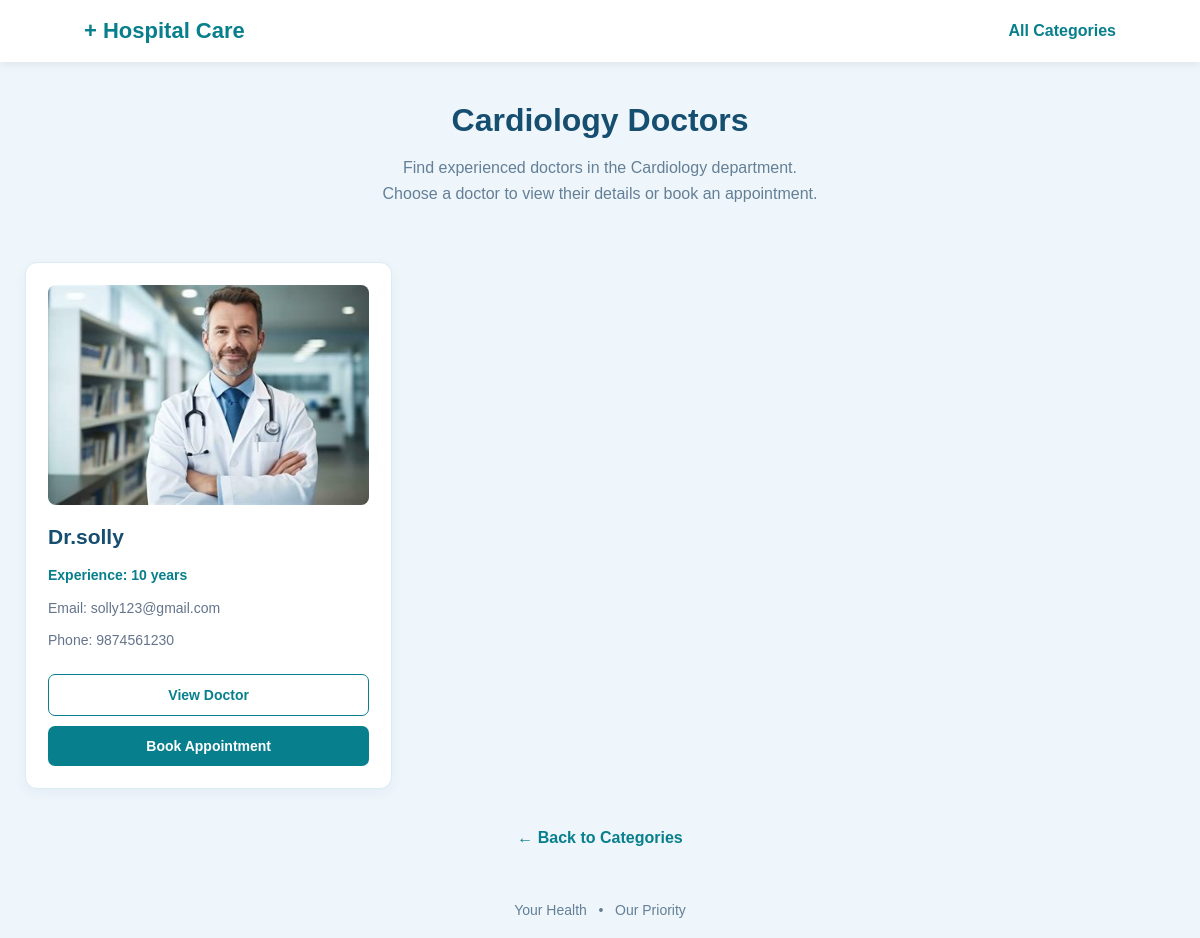
The page /categories/1/ on the database its author committed.
### hospital/models.py (models this page shows, shortened)
class Category(models.Model):
    name = models.CharField(max_length=100)
    description = models.TextField()
    created_at = models.DateTimeField(auto_now_add=True)

class Doctor(models.Model):
    name = models.CharField(max_length=100)
    email = models.EmailField(unique=True)
    username = models.CharField(max_length=100, unique=True)
    category = models.ForeignKey(Category, on_delete=models.CASCADE)
    photo = models.ImageField(
        upload_to="doctors/", blank=True, null=True
    )
    experience = models.PositiveIntegerField()
    phone = models.CharField(max_length=15)
    about = models.TextField()
    is_active = models.BooleanField(default=True)

### hospital/views.py (the view)
# urls.py: path("categories/<int:category_id>/", views.category_doctors, name="category_doctors"),
def category_doctors(request, category_id):
    category = get_object_or_404(Category, id=category_id)
    doctors = Doctor.objects.filter(category=category, is_active=True)
    return render(request, "category_doctors.html", {
        "category": category,
        "doctors": doctors
    })

### hospital/templates/category_doctors.html (shortened to what this page needs)
{% load static %}
<!DOCTYPE html>
<html lang="en">
<head>
</head>
<body>
    <nav>
        <a href="{% url 'doctor_list' %}" class="logo">
            + Hospital Care
        </a>
        <a href="{% url 'category_list' %}" class="nav-link">
            All Categories
        </a>
    </nav>
    <section class="hero">
        <h1>{{ category.name }} Doctors</h1>
        <p>
            Find experienced doctors in the {{ category.name }} department.
            <br>
            Choose a doctor to view their details or book an appointment.
        </p>
    </section>
    <div class="doctor-list">
        {% for doctor in doctors %}
            <div class="doctor-card">
                {% if doctor.photo %}
                    <img src="{{ doctor.photo.url }}"
                         alt="{{ doctor.name }}">
                {% else %}
                    <img src="{% static 'images/indian-male-doctor-25181027.webp' %}"
                         alt="{{ doctor.name }}">
                {% endif %}
                <h2>{{ doctor.name }}</h2>
                <p class="experience">
                    Experience: {{ doctor.experience }} years
                </p>
                <p>Email: {{ doctor.email }}</p>
                <p>Phone: {{ doctor.phone }}</p>
                <div class="actions">
                    <a href="{% url 'doctor_detail' doctor.id %}"
                       class="button button-secondary">
                        View Doctor
                    </a>
                    <a href="{% url 'book_appointment' doctor.id %}"
                       class="button">
                        Book Appointment
                    </a>
                </div>
            </div>
        {% empty %}
            <p class="empty-message">
                No doctors available in this category.
            </p>
        {% endfor %}
    </div>
    <a href="{% url 'category_list' %}" class="back-link">
        &larr; Back to Categories
    </a>
    <footer>
        Your Health &nbsp; • &nbsp; Our Priority
    </footer>
</body>
</html>

### hospital/templates/category_doctors.html (style rules this page uses)
* { box-sizing: border-box; }
body { margin: 0; font-family: Arial, sans-serif; background: #eef6fb; color: #263746; }
nav { background: white; padding: 18px 7%; display: flex; justify-content: space-between; align-items: center; box-shadow: 0 2px 8px rgba(0, 0, 0, 0.07); }
.logo { color: #087f8c; font-size: 22px; font-weight: bold; text-decoration: none; }
.nav-link { color: #087f8c; text-decoration: none; font-weight: bold; }
.hero { text-align: center; padding: 40px 20px 30px; }
.hero h1 { color: #164e70; font-size: 32px; margin: 0 0 12px; }
.hero p { color: #647f96; font-size: 16px; line-height: 1.6; }
.doctor-list { display: grid; grid-template-columns: repeat(3, minmax(0, 1fr)); gap: 24px; max-width: 1200px; margin: 10px auto 40px; padding: 0 25px; }
.doctor-card { background: white; padding: 22px; border: 1px solid #dcebf4; border-radius: 12px; box-shadow: 0 4px 12px rgba(35, 90, 120, 0.06); display: flex; flex-direction: column; transition: transform 0.2s, box-shadow 0.2s; }
.doctor-card img { width: 100%; height: 220px; object-fit: cover; object-position: top center; border-radius: 8px; background: #f1f5f9; margin-bottom: 15px; }
.doctor-card h2 { color: #164e70; font-size: 21px; margin: 5px 0 10px; }
.doctor-card p { color: #64748b; font-size: 14px; line-height: 1.6; margin: 5px 0; overflow-wrap: anywhere; }
.doctor-card .experience { color: #087f8c; font-weight: bold; }
.actions { display: flex; flex-direction: column; gap: 10px; margin-top: auto; padding-top: 18px; }
.button { display: block; padding: 12px; background: #087f8c; color: white; text-align: center; text-decoration: none; font-weight: bold; font-size: 14px; border-radius: 7px; transition: background 0.2s; }
.button-secondary { background: white; color: #087f8c; border: 1px solid #087f8c; }
.back-link { display: block; width: fit-content; margin: 0 auto 35px; color: #087f8c; text-decoration: none; font-weight: bold; }
footer { text-align: center; padding: 20px; color: #647f96; font-size: 14px; }

### rows shown on the page
Category: name "Cardiology"
Doctor: photo (picture), name "Dr.solly", experience "10", email "solly123@gmail.com", phone "9874561230"
